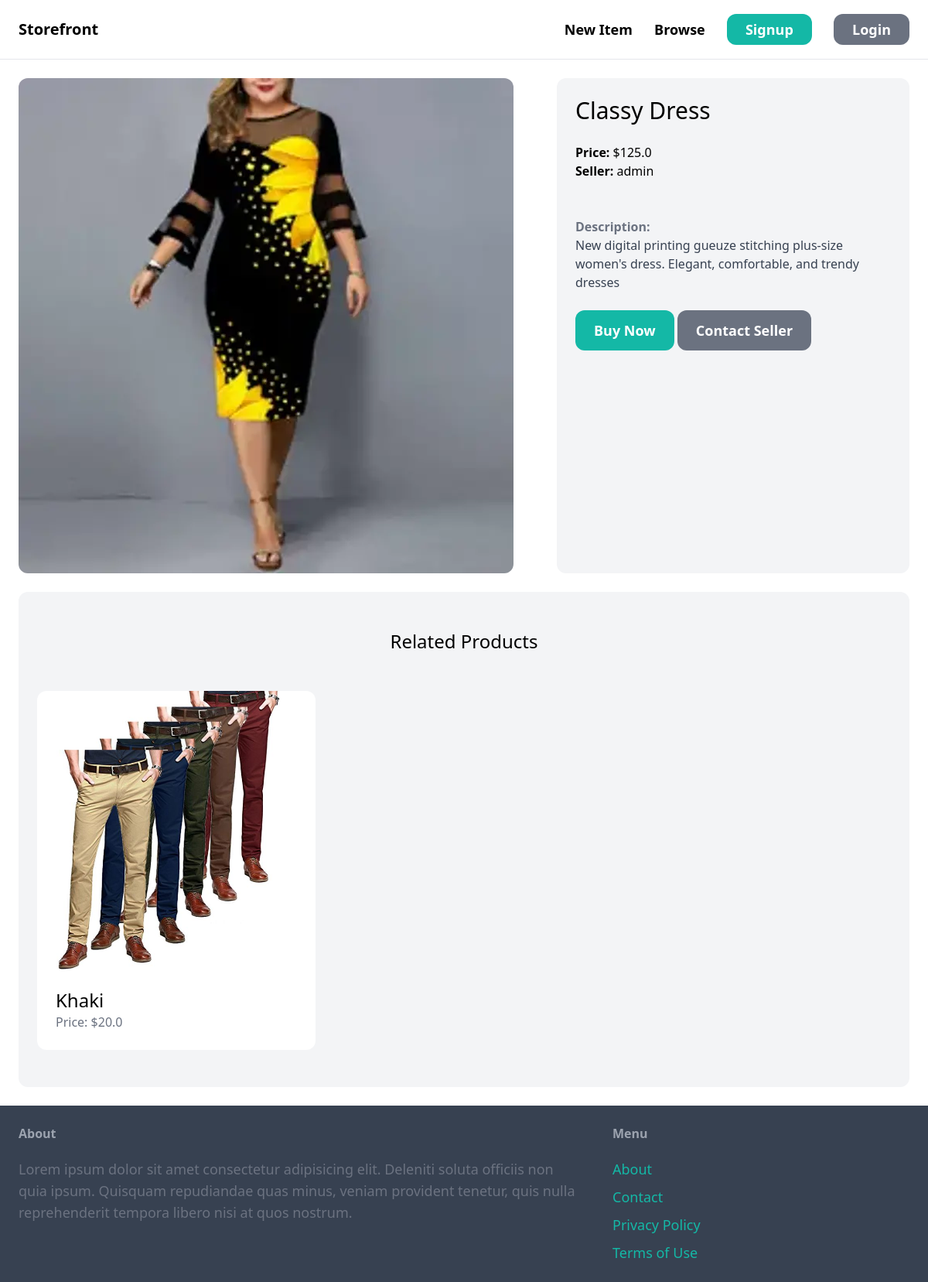
Page /products/3/ on the committed database.
### products/models.py (models this page shows, shortened)
class Product(models.Model):
    category = models.ForeignKey(Category, related_name="products", on_delete=models.CASCADE)
    name = models.CharField(max_length=255)
    description = models.TextField(blank=True, null=True)
    price = models.FloatField()
    image = models.ImageField(upload_to='product_images', blank=True, null=True)
    is_sold = models.BooleanField(default=False)
    created_at = models.DateTimeField(auto_now_add=True)
    created_by = models.ForeignKey(User, related_name="products", on_delete=models.CASCADE)

### products/views.py (the view)
# urls.py: path('<int:pk>/', views.detail, name='detail'),
def detail(request, pk):
    product = get_object_or_404(Product, pk=pk)
    related_products = Product.objects.filter(category=product.category, is_sold=False).exclude(pk=pk)[0:3]
    return render(request, 'product/detail.html', {
        'product': product,
        'related_products': related_products
    })

### products/templates/product/detail.html (shortened to what this page needs)
{% extends 'store/base.html' %}
{% block content %}
<div class="grid grid-cols-5 gap-2">
    <div class="col-span-3">
        <img src="{{ product.image.url }}" alt="{{product.name}}" class="rounded-xl">
    </div>
    <div class="col-span-2 p-6 bg-gray-100 rounded-xl">
        <h1 class="mb-6 text-3xl">{{ product.name }}</h1>
        <p class="txt-gray-400"><strong>Price: </strong>${{ product.price }}</p>
        <p class="txt-gray-400"><strong>Seller: </strong>{{ product.created_by.username }}</p>
        <br><br>
        {% if product.description %}
        <p class="text-gray-700">
            <strong class="text-gray-500">Description:</strong><br>
            {{product.description}}
        </p>
        {% endif %}
        <a href="#" class="inline-block mt-6 px-6 py-3 text-lg font-semibold bg-teal-500 text-white rounded-xl hover:bg-teal-700">   Buy Now  </a>
        <a href="#" class="inline-block mt-6 px-6 py-3 text-lg font-semibold bg-gray-500 text-white rounded-xl hover:bg-gray-700">Contact Seller</a>
    </div>
</div>
<div class="mt-6 px-6 py-12 bg-gray-100 rounded-xl">
    <h2 class="mb-12 text-2xl text-center">Related Products</h2>
    <div class="grid grid-cols-3 gap-3">
      {% for product in related_products %}
      <div>
        <a href="{% url 'product:detail' product.id %}">
          <div>
            <img
              src="{{product.image.url}}"
              alt="{{product.name}}"
              class="rounded-t-xl"
            />
          </div>
          <div class="p-6 bg-white rounded-b-xl">
            <h2 class="text-2xl">{{product.name}}</h2>
            <p class="text-gray-500">Price: ${{product.price}}</p>
          </div>
        </a>
      </div>
      {% endfor %}
    </div>
  </div>
{% endblock %}

### rows in the picture
Product: image (picture), name "Classy Dress", price "125.0", created_by.username "admin", description "New digital printing gueuze stitching plus-size women's dress. Elegant, comfortable, and trendy dresses"
Product: image (picture), name "Khaki", price "20.0"
